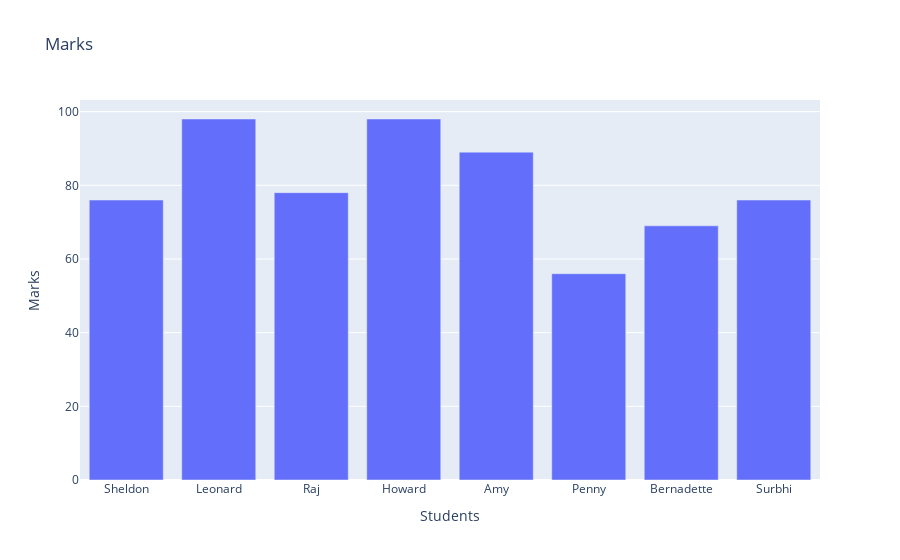

Notebook code cell kept with this figure:
### Markdown cell above
marks = [76,98,78,98,89,56,69,76]
        students = ['Sheldon','Leonard','Raj','Howard','Amy','Penny','Bernadette']

### Code cell
# type your code here

marks = [76,98,78,98,89,56,69,76]
students = ['Sheldon','Leonard','Raj','Howard','Amy','Penny','Bernadette', 'Surbhi']
df= pd.DataFrame(list(zip(students, marks)), columns=['Students', 'Marks'])

import plotly.express as px
px.bar( df, x='Students', y='Marks', title='Marks')

### Figure 1 — Plotly figure (JSON) as saved in the notebook; plotly's stock layout.template omitted (floating-point values rounded to 4 significant figures)
{"data": [{"alignmentgroup": "True", "hovertemplate": "Students=%{x}<br>Marks=%{y}<extra></extra>", "legendgroup": "", "marker": {"color": "#636efa"}, "name": "", "offsetgroup": "", "orientation": "v", "showlegend": false, "textposition": "auto", "type": "bar", "x": ["Sheldon", "Leonard", "Raj", "Howard", "Amy", "Penny", "Bernadette", "Surbhi"], "xaxis": "x", "y": [76, 98, 78, 98, 89, 56, 69, 76], "yaxis": "y"}], "layout": {"barmode": "relative", "legend": {"tracegroupgap": 0}, "title": {"text": "Marks"}, "xaxis": {"anchor": "y", "domain": [0, 1], "title": {"text": "Students"}}, "yaxis": {"anchor": "x", "domain": [0, 1], "title": {"text": "Marks"}}}}
